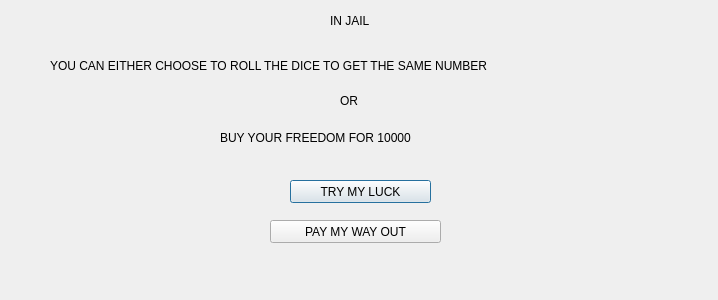
<?xml version="1.0" encoding="UTF-8"?>
<ui version="4.0">
 <class>injail</class>
 <widget class="QDialog" name="injail">
  <property name="geometry">
   <rect>
    <x>0</x>
    <y>0</y>
    <width>718</width>
    <height>300</height>
   </rect>
  </property>
  <property name="windowTitle">
   <string>Dialog</string>
  </property>
  <property name="styleSheet">
   <string notr="true">font: 14pt &quot;MS Shell Dlg 2&quot;;</string>
  </property>
  <widget class="QLabel" name="label">
   <property name="geometry">
    <rect>
     <x>330</x>
     <y>10</y>
     <width>81</width>
     <height>21</height>
    </rect>
   </property>
   <property name="styleSheet">
    <string notr="true">font: 75 16pt &quot;MS Shell Dlg 2&quot;;</string>
   </property>
   <property name="text">
    <string>IN JAIL</string>
   </property>
  </widget>
  <widget class="QLabel" name="label_2">
   <property name="geometry">
    <rect>
     <x>50</x>
     <y>50</y>
     <width>651</width>
     <height>31</height>
    </rect>
   </property>
   <property name="styleSheet">
    <string notr="true">font: 14pt &quot;MS Shell Dlg 2&quot;;</string>
   </property>
   <property name="text">
    <string>YOU CAN EITHER CHOOSE TO ROLL THE DICE TO GET THE SAME NUMBER</string>
   </property>
  </widget>
  <widget class="QLabel" name="label_3">
   <property name="geometry">
    <rect>
     <x>340</x>
     <y>90</y>
     <width>47</width>
     <height>21</height>
    </rect>
   </property>
   <property name="text">
    <string>OR</string>
   </property>
  </widget>
  <widget class="QLabel" name="label_4">
   <property name="geometry">
    <rect>
     <x>220</x>
     <y>130</y>
     <width>281</width>
     <height>16</height>
    </rect>
   </property>
   <property name="text">
    <string>BUY YOUR FREEDOM FOR 10000</string>
   </property>
  </widget>
  <widget class="QPushButton" name="pushButton">
   <property name="geometry">
    <rect>
     <x>290</x>
     <y>180</y>
     <width>141</width>
     <height>23</height>
    </rect>
   </property>
   <property name="text">
    <string>TRY MY LUCK</string>
   </property>
  </widget>
  <widget class="QPushButton" name="pushButton_2">
   <property name="geometry">
    <rect>
     <x>270</x>
     <y>220</y>
     <width>171</width>
     <height>23</height>
    </rect>
   </property>
   <property name="text">
    <string>PAY MY WAY OUT</string>
   </property>
  </widget>
 </widget>
 <resources/>
 <connections/>
</ui>
